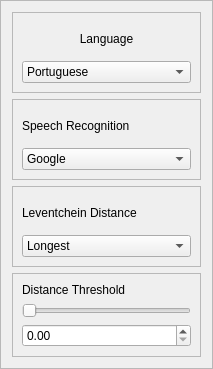
       <widget class="QFrame" name="frame_13">
        <property name="geometry">
         <rect>
          <x>9</x>
          <y>9</y>
          <width>213</width>
          <height>369</height>
         </rect>
        </property>
        <property name="frameShape">
         <enum>QFrame::StyledPanel</enum>
        </property>
        <property name="frameShadow">
         <enum>QFrame::Raised</enum>
        </property>
        <layout class="QGridLayout" name="gridLayout_9">
         <item row="2" column="0">
          <widget class="QFrame" name="frame_15">
           <property name="frameShape">
            <enum>QFrame::StyledPanel</enum>
           </property>
           <property name="frameShadow">
            <enum>QFrame::Raised</enum>
           </property>
           <layout class="QGridLayout" name="gridLayout_19">
            <item row="0" column="0">
             <widget class="QLabel" name="label_9">
              <property name="text">
               <string>Leventchein Distance</string>
              </property>
             </widget>
            </item>
            <item row="1" column="0">
             <widget class="QComboBox" name="levModeComboBox">
              <item>
               <property name="text">
                <string>Longest</string>
               </property>
              </item>
              <item>
               <property name="text">
                <string>Minimum</string>
               </property>
              </item>
             </widget>
            </item>
           </layout>
          </widget>
         </item>
         <item row="1" column="0">
          <widget class="QFrame" name="frame_14">
           <property name="frameShape">
            <enum>QFrame::StyledPanel</enum>
           </property>
           <property name="frameShadow">
            <enum>QFrame::Raised</enum>
           </property>
           <layout class="QGridLayout" name="gridLayout_18">
            <item row="2" column="0">
             <widget class="QComboBox" name="comboBox">
              <item>
               <property name="text">
                <string>Google</string>
               </property>
              </item>
              <item>
               <property name="text">
                <string>NAO</string>
               </property>
              </item>
             </widget>
            </item>
            <item row="1" column="0">
             <widget class="QLabel" name="label_12">
              <property name="text">
               <string>Speech Recognition</string>
              </property>
             </widget>
            </item>
           </layout>
          </widget>
         </item>
         <item row="3" column="0">
          <widget class="QFrame" name="frame_16">
           <property name="frameShape">
            <enum>QFrame::StyledPanel</enum>
           </property>
           <property name="frameShadow">
            <enum>QFrame::Raised</enum>
           </property>
           <layout class="QGridLayout" name="gridLayout_8">
            <item row="1" column="0">
             <widget class="QSlider" name="distThresHorizontalSlider">
              <property name="maximum">
               <number>99</number>
              </property>
              <property name="orientation">
               <enum>Qt::Horizontal</enum>
              </property>
             </widget>
            </item>
            <item row="0" column="0">
             <widget class="QLabel" name="label_10">
              <property name="text">
               <string>Distance Threshold</string>
              </property>
             </widget>
            </item>
            <item row="2" column="0">
             <widget class="QDoubleSpinBox" name="distanceThreshold"/>
            </item>
           </layout>
          </widget>
         </item>
         <item row="0" column="0">
          <widget class="QFrame" name="frame_23">
           <property name="frameShape">
            <enum>QFrame::StyledPanel</enum>
           </property>
           <property name="frameShadow">
            <enum>QFrame::Raised</enum>
           </property>
           <layout class="QVBoxLayout" name="verticalLayout">
            <item>
             <widget class="QLabel" name="label_44">
              <property name="text">
               <string>Language</string>
              </property>
              <property name="alignment">
               <set>Qt::AlignCenter</set>
              </property>
             </widget>
            </item>
            <item>
             <widget class="QComboBox" name="comboBox_3">
              <item>
               <property name="text">
                <string>Portuguese</string>
               </property>
              </item>
              <item>
               <property name="text">
                <string>English</string>
               </property>
              </item>
             </widget>
            </item>
           </layout>
          </widget>
         </item>
        </layout>
       </widget>
